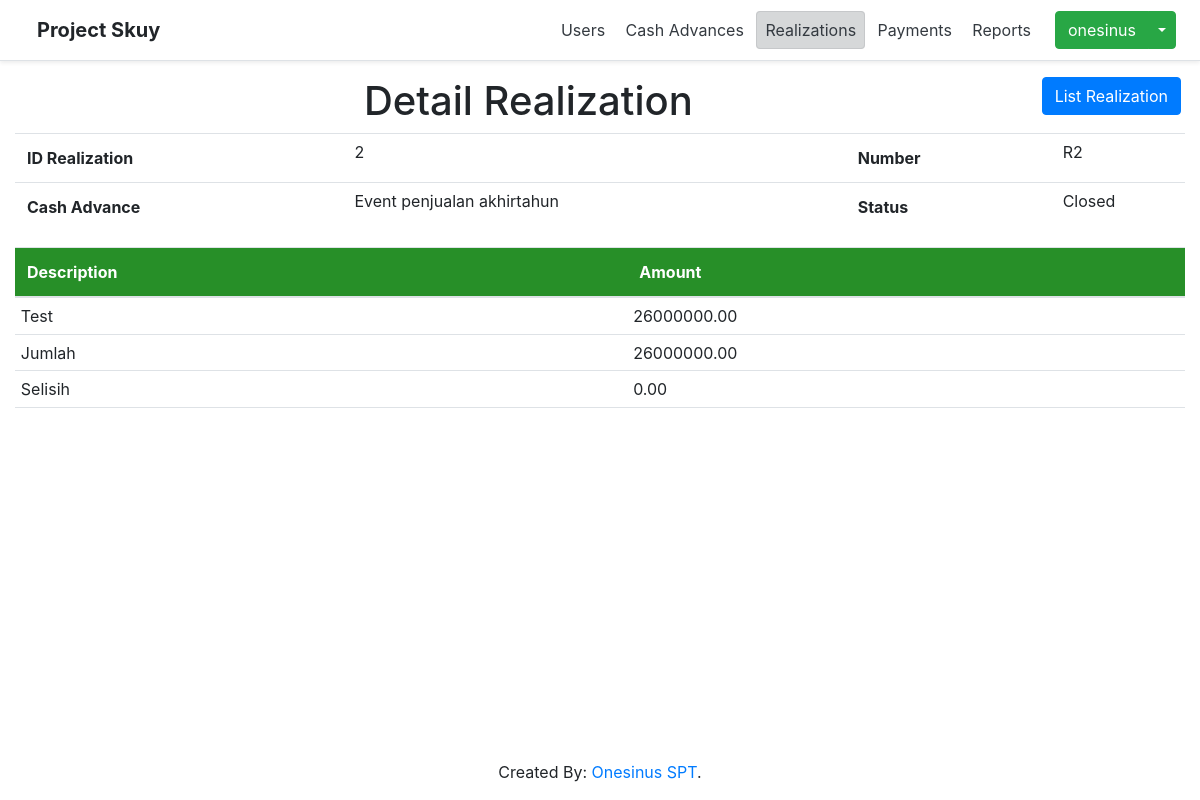
The page /index.php?page=realizations&action=detail&id=2 (signed in) on the database its author committed.
### tables this page shows
CREATE TABLE `realizations` (
  `id` int(11) NOT NULL,
  `cash_advance_id` int(11) NOT NULL,
  `doc_num` varchar(25) NOT NULL,
  `total` decimal(16,2) NOT NULL,
  `difference` decimal(16,2) NOT NULL,
  `status` varchar(10) NOT NULL,
  `created_by` int(11) NOT NULL,
  `created_date` datetime NOT NULL DEFAULT current_timestamp(),
  `updated_by` int(11) DEFAULT NULL,
  `updated_date` datetime DEFAULT NULL,
  `is_deleted` tinyint(1) NOT NULL DEFAULT 0
);

CREATE TABLE `cash_advances` (
  `id` int(11) NOT NULL,
  `doc_num` varchar(12) NOT NULL,
  `description` varchar(125) NOT NULL,
  `total` decimal(16,2) NOT NULL,
  `status` varchar(25) NOT NULL,
  `created_by` int(11) NOT NULL,
  `created_date` datetime DEFAULT current_timestamp(),
  `updated_by` int(11) DEFAULT NULL,
  `updated_date` datetime DEFAULT NULL,
  `is_deleted` tinyint(1) NOT NULL DEFAULT 0,
  `pic_name` varchar(100) NOT NULL,
  `division` varchar(100) NOT NULL,
  `is_realized` tinyint(1) NOT NULL DEFAULT 0,
  `file` varchar(100) DEFAULT NULL
);

CREATE TABLE `realization_details` (
  `id` int(11) NOT NULL,
  `realization_id` int(11) NOT NULL,
  `description` varchar(125) NOT NULL,
  `amount` decimal(16,2) NOT NULL,
  `created_by` int(11) NOT NULL,
  `created_date` datetime NOT NULL DEFAULT current_timestamp(),
  `updated_by` int(11) DEFAULT NULL,
  `updated_date` datetime DEFAULT NULL,
  `is_deleted` tinyint(1) NOT NULL DEFAULT 0
);

### realizations/detail.php (the view, shortened to what this page needs)
<?php
    $id = isset($_GET['id']) ? $_GET['id'] : 0;
    $query = "
        SELECT
            r.*,
            ca.description,
            u.nik
        FROM realizations r
        INNER JOIN cash_advances ca
        ON r.cash_advance_id = ca.id
        INNER JOIN users u
        ON ca.created_by = u.id
        WHERE
            ca.id = '$id'
    ";
    $datas = $conn->query($query);
    $realization = $datas->fetch_assoc();
?>
<a href='index.php?page=realizations' class="btn btn-primary mr-1 float-right">List Realization</a>
<h1 class='text-center'>Detail Realization</h1>
<table class='table'>
    <tr>
        <th>ID Realization</th>
        <td>
            <?php echo $realization['id'] ?>
        </td>
        <th>Number</th>
        <td>
            <?php echo $realization['doc_num'] ?>
        </td>
    </tr>
    <tr>
        <th>Cash Advance</th>
        <td>
            <?php echo $realization['description'] ?>
        </td>
        <th>Status</th>
        <td>
            <?php echo $realization['status'] ?>
        </td>
    </tr>
</table>
<table
    class="table table-green"
>
  <thead>
    <tr>
      <th>Description</th>
      <th>Amount</th>
    </tr>
  </thead>
  <tbody>
      <?php
            $query = "SELECT * FROM realization_details WHERE realization_id = '$id'";
            $datas = $conn->query($query);
            if ($datas->num_rows > 0):
                while ($row = $datas->fetch_assoc()):
      ?>
                <tr>
                    <td>
                        <?php echo $row['description'] ?>
                    </td>
                    <td>
                        <?php echo $row['amount'] ?>
                    </td>
                </tr>
        <?php
                endwhile;
            endif;
        ?>
  </tbody>
  <tfoot>
    <tr>
            <td>Jumlah</td>
            <td>
                <?php echo $realization['total'] ?>
            </td>
    </tr>
    <tr>
            <td>Selisih</td>
            <td>
                <?php echo $realization['difference'] ?>
            </td>
    </tr>
    <tr>
        <th colspan='7'></th>
    </tr>
  </tfoot>
</table>

### assets/css/table.css (style rules this page uses)
table.dataTable thead tr, .table-green thead tr { background-color: #278f28; color: white; }
.table tr td { padding: 0.5%; }

### rows shown on the page
realizations: id "2", doc_num "R2", cash_advance.description "Event penjualan akhirtahun", status "Closed", total "26000000.00", difference "0.00"
realization_details: description "Test", amount "26000000.00"

### other values the page prints
$username "onesinus"
